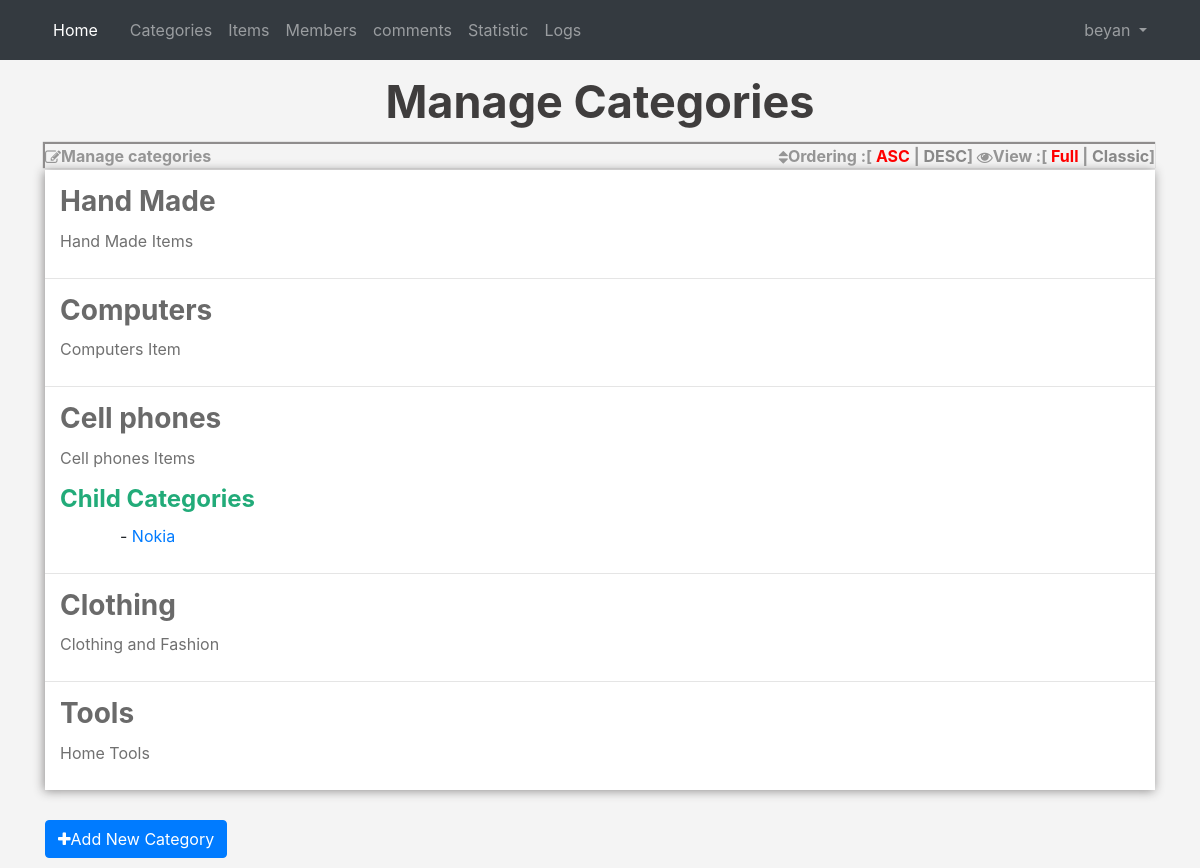
The app's page /categories.php (signed in) with its own data.
### tables this page shows
CREATE TABLE `categories` (
  `ID` int(11) NOT NULL,
  `Name` text NOT NULL,
  `Description` varchar(255) NOT NULL,
  `parent` int(11) NOT NULL,
  `Ordering` int(11) DEFAULT NULL,
  `Visibility` tinyint(4) NOT NULL DEFAULT 0,
  `Allow_Comment` tinyint(4) NOT NULL DEFAULT 0,
  `Allow_Ads` tinyint(4) NOT NULL DEFAULT 0
);

### includes/functions/functions.php (called while the page is built, shortened)
<?php
function getAllFrom($field ,$table ,$where ,$and ,$orderfield , $ordering="DESC"){
    global $con;
    $getall = $con->prepare("SELECT $field FROM $table $where $and ORDER BY $orderfield $ordering");
    $getall->execute();
    $all = $getall->fetchAll();
    return  $all;
}

### categories.php (the view, shortened to what this page needs)
<?php
if (isset($_SESSION['Username'])) {
    include 'init.php';
    $do = isset($_GET['do']) ? $_GET['do'] : 'Manage';
    if ($do == 'Manage') {
        $sort = 'ASC';
        $stmt2 = $con->prepare("SELECT * FROM categories WHERE parent = 0 ORDER BY Ordering $sort");
        $stmt2->execute();
        $cats = $stmt2->fetchAll(); ?>
        <h2 class="text-center">
            Manage Categories</h2>
        <div class="container categories">
            <div class="panel panel-default">
                <div class="panel-heading">
                    <i class="fa fa-edit"></i>Manage categories
                    <div class="option pull-right">
                        <i class="fa fa-sort"></i>Ordering :[
                        <a class="<?php if ($sort == 'ASC') {
                                        echo 'active';
                                    } ?>" href="?sort=ASC">ASC</a> |
                        <a class="<?php if ($sort == 'DESC') {
                                        echo 'active';
                                    } ?>" href="?sort=DESC">DESC</a>]
                        <i class="fa fa-eye"></i>View :[
                        <span class="active" data-view="full">Full</span> |
                        <span data-view="classic">Classic</span>]
                    </div>
                </div>
                <div class="panel-body">
                    <?php
                    foreach ($cats as $cat) {
                        echo "<div class='cat'>";
                        echo "<h3>" . $cat['Name'] . '</h3>';
                        echo "<div class='full-view'>";
                        echo "<p>";
                        if ($cat['Description'] == '') {
                            echo 'this category has no description';
                        } else {
                            echo $cat['Description'];
                        }
                        echo '</p>';
                        echo "</div>";
                        $childCats = getAllFrom("*", "categories", "where parent ={$cat['ID']}", "", "ID", "ASC");
                        if (!empty($childCats)) {
                            echo "<h4 class='child-head'>Child Categories</h4>";
                            echo "<ul class='list-unstyled child-cats'>";
                            foreach ($childCats as $c) {
                                echo "<li class='child-link'>
                                <a href='categories.php?do=Edit&catid=" . $c['ID'] . "' >" . $c['Name'] . "</a>
                                <a href='categories.php?do=Delete&catid=" . $c['ID'] . "' class='show-delete confirm '>Delete</a>
                                </li>";
                            }
                            echo "</ul>";
                        }
                        echo "</div>";
                        echo "<hr>";
                    }
                    ?>
                </div>
            </div>
            <a class="btn btn-primary add-cat" href="categories.php?do=Add"><i class="fa fa-plus"></i>Add New Category</a>
        </div>
        <?php
    }
    include $tpl . 'footer.php';
} else {
    header('Location:index.php');
    exit();
}
?>

### layout/css/style.css (style rules this page uses)
body { background-color: #F4f4f4; }
.panel-heading { box-shadow: -1px -1px 1px 1px rgb(143, 141, 141); }
.panel-body { margin-top: 2px; background-color: #FFF; box-shadow:-1px 1px 10px rgb(143, 141, 141); }
h2 { font-size: 45px; margin: 15px 0; color: rgb(63, 61, 61); font-weight: bold; }

### layout/css/styl.css (style rules this page uses)
.categories .panel-body { padding: 0; }
.categories .cat { padding: 15px; position: relative; overflow: hidden; }
.categories .option a { color: #888; text-decoration: none; }
.categories .option span { color: #888; cursor: pointer; }
.categories .option .active { color: #F00; font-weight: bold; }
.categories hr { margin-top: 0px; margin-bottom: 0px; }
.categories .cat h3 { margin: 0; cursor: pointer; font-weight: bold; color: #6a6a6a; }
.categories .panel-heading { color: #959595; font-weight: bold; }
.categories .panel-heading i { position: relative; top: 1px; }
.categories .cat .full-view p { margin: 10px 0; color: #707070; }
.categories .add-cat { margin-top: 30px; margin-bottom: 10px; }
.categories .child-head { margin: 15px 0 10px; font-weight: bold; color: #22ab79; }
.categories .child-cats { margin: 10px 0 10px 40px; }
.categories .child-cats li { margin-left:20px; }
.categories .child-cats li::before { content: "- "; }

### records on screen
categories: Name "Hand Made", Description "Hand Made Items"
categories: Name "Computers", Description "Computers Item"
categories: Name "Cell phones", Description "Cell phones Items"
categories: Name "Nokia"
categories: Name "Clothing", Description "Clothing and Fashion"
categories: Name "Tools", Description "Home Tools"

### other values on screen
lang('HOME_ADMIN') "Home"
lang('GATEGORIES') "Categories"
lang('ITEMS') "Items"
lang('MEMBERS') "Members"
lang('COMMENTS') "comments"
lang('STATISTIC') "Statistic"
lang('LOGS') "Logs"
